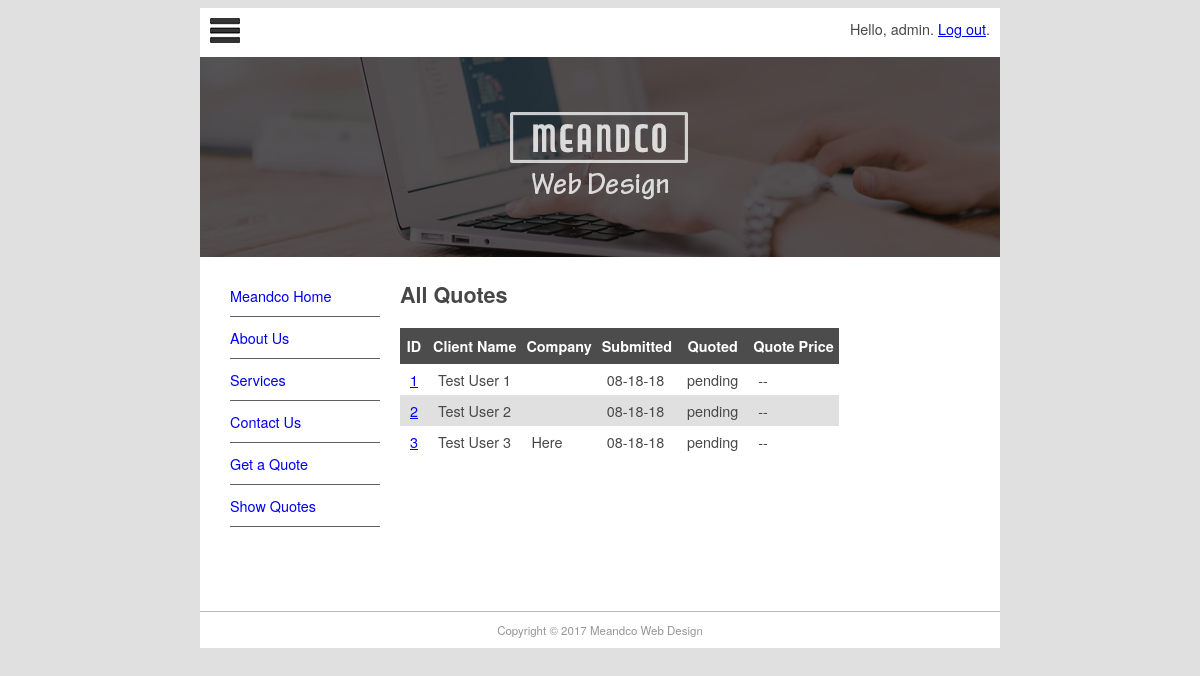
The page /quote/show (signed in) on the database its author committed.
### pages/models.py (models this page shows, shortened)
class Page(models.Model):
    title = models.CharField(max_length=60)
    permalink = models.CharField(max_length=12, unique=True)
    update_date = models.DateTimeField('Last Updated')
    bodytext = models.TextField('Page Content', blank=True)

### quotes/models.py (models this page shows, shortened)
class Quote(models.Model):
    name = models.CharField(max_length=100)
    position = models.CharField(max_length=60, blank=True)
    company = models.CharField(max_length=60, blank=True)
    address = models.CharField(max_length=200, blank=True)
    phone = models.CharField(max_length=30, blank=True)
    email = models.EmailField()
    web = models.URLField(blank=True)
    description = models.TextField()
    sitestatus = models.CharField(max_length=20, choices=STATUS_CHOICES)
    priority = models.CharField(max_length=40, choices=PRIORITY_CHOICES)
    jobfile = models.FileField(upload_to='uploads/', blank=True)
    submitted = models.DateField(auto_now_add=True)
    quotedate = models.DateField(blank=True, null=True)
    quoteprice = models.DecimalField(decimal_places=2, max_digits=7, blank=True, default=0)
    username = models.ForeignKey(User, blank=True, null=True, on_delete=models.CASCADE)

### quotes/views.py (the view)
# urls.py: path('show', QuoteList.as_view(), name='showquotes'),
class QuoteList(LoginRequiredMixin, ListView):
    login_url = reverse_lazy('login')
    context_object_name = 'all_quotes'
    def get_queryset(self):
        return Quote.objects.filter(username=self.request.user)
    def get_context_data(self, **kwargs):
        context = super(QuoteList, self).get_context_data(**kwargs)
        context['page_list'] = Page.objects.all()
        return context

### quotes/templates/quotes/quote_list.html (shortened to what this page needs)
{% extends "quotes/quote.html" %}
{% block content %}
<h1>All Quotes</h1>
<table style="border-collapse:collapse">
    <tr class="quotehdr"><th>ID</th><th>Client Name
</th>
        <th>Company</th><th>Submitted</th>
        <th>Quoted</th><th>Quote Price</th>
    </tr>
    {% for quote in all_quotes %}
        <tr class="quoterow {% cycle '' 'altrow' %}">
            <td><a href="show/{{ quote.id }}">{{ quote.id }}</a></td>
            <td>{{ quote.name }}</td>
            <td>{{ quote.company }}</td>
            <td>{{ quote.submitted|date:"m-d-y" }}</td>
            <td>{{ quote.quotedate|date:"m-d-y"|default:"pending" }}</td>
            <td>{{ quote.quoteprice|default:"--" }}</td>
        </tr>
    {% endfor %}
</table>
{% endblock content %}

### quotes/templates/quotes/quote.html (shortened to what this page needs)
{% extends "base.html" %}
{% block sidenav %}
    {% for page in page_list %}
        <li><a href="{{ page.permalink }}">{{ page.title }}</a></li>
    {% endfor %}
{% endblock sidenav %}

### mfdw_site/templates/base.html (shortened to what this page needs)
{% load static %}
<!doctype html>
<html>
<head>
<link href="{% static 'main.css' %}" rel="stylesheet" type="text/css">
</head>
<body>
<div id="wrapper">
  <header id="header">
    <div id="logo"><img src="{% static 'logo.jpg' %}" alt=""/>
      <span style="float: right;">
        {% if user.is_authenticated %}
          Hello, {{ user.username }}. <a href="{% url 'logout' %}?next=/">Log out</a>.
        {% else %}
          Not logged in. <a href="{% url 'login' %}?next=/">Log in</a>.
        {% endif %}
      </span>
    </div>
    <div id="topbanner"><img src="{% static 'top_banner.png' %}" width="800" height="200" alt=""/></div>
  </header>
  <aside id="leftsidebar">
    <nav id="nav">
    <ul>
      {% block sidenav %}{% endblock sidenav %}
      <li><a href="/contact">Contact Us</a></li>
      <li><a href="/quote/">Get a Quote</a></li>
      <li><a href="/quote/show">Show Quotes</a></li>
    </ul>
    </nav>
  </aside>
  <section id="main">
    {% block content %}{% endblock content %}
  </section>
  <footer id="footer">Copyright &copy; 2017 Meandco Web Design</footer>
</div>
</body>
</html>

### mfdw_site/static/main.css (style rules this page uses)
#header { border-style: none; width: 800px; height: auto; }
#wrapper { margin-top: 0px; margin-left: auto; margin-right: auto; background-color: #FFFFFF; width: 800px; }
body { background-color: #E0E0E0; font-family: Gotham, "Helvetica Neue", Helvetica, Arial, sans-serif; font-size: 0.9em; text-align: justify; color: #474747; }
#footer { text-align: center; font-size: 0.8em; margin-top: 5px; padding-top: 10px; padding-bottom: 10px; background-color: #FFFFFF; border-top: thin solid #BBBBBB; clear: both; color: #969696; }
#nav li { padding-top: 10px; padding-bottom: 10px; font-size: 1em; list-style-type: none; border-bottom: thin solid #5F5F5F; color: #4C4C4C; left: 0px; list-style-position: inside; margin-left: -10px; }
#nav li a { text-decoration: none; }
#leftsidebar { width: 180px; height: 350px; float: left; }
#main { width: 560px; float: left; margin-left: 20px; margin-right: 10px; padding-right: 10px; }
#logo { padding: 10px; }
.quotehdr th { background-color: #4c4c4c; color: white; text-align: center; padding: 8px 5px; border: none; }
.quoterow td { padding: 5px 10px; }
.altrow { background-color: #e0e0e0 }

### rows shown on the page
Page: title "Meandco Home"
Page: title "About Us"
Page: title "Services"
Quote: id "1", name "Test User 1", submitted "08-18-18", quotedate "pending", quoteprice "--"
Quote: id "2", name "Test User 2", submitted "08-18-18", quotedate "pending", quoteprice "--"
Quote: id "3", name "Test User 3", company "Here", submitted "08-18-18", quotedate "pending", quoteprice "--"

### other values the page prints
{{ user.username }} "admin"
